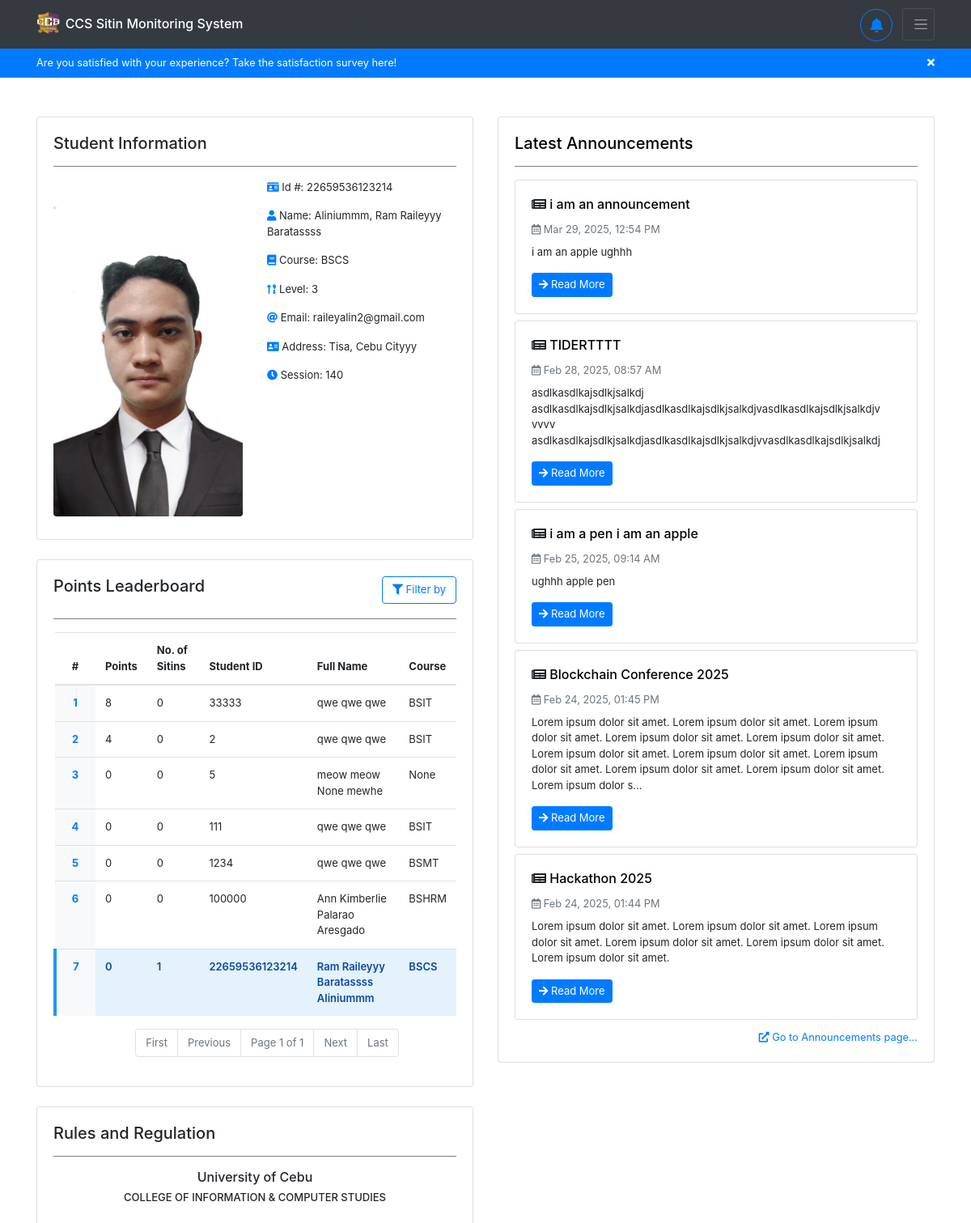
/home/ (signed in, upper part), run on an earlier commit of the app's database.
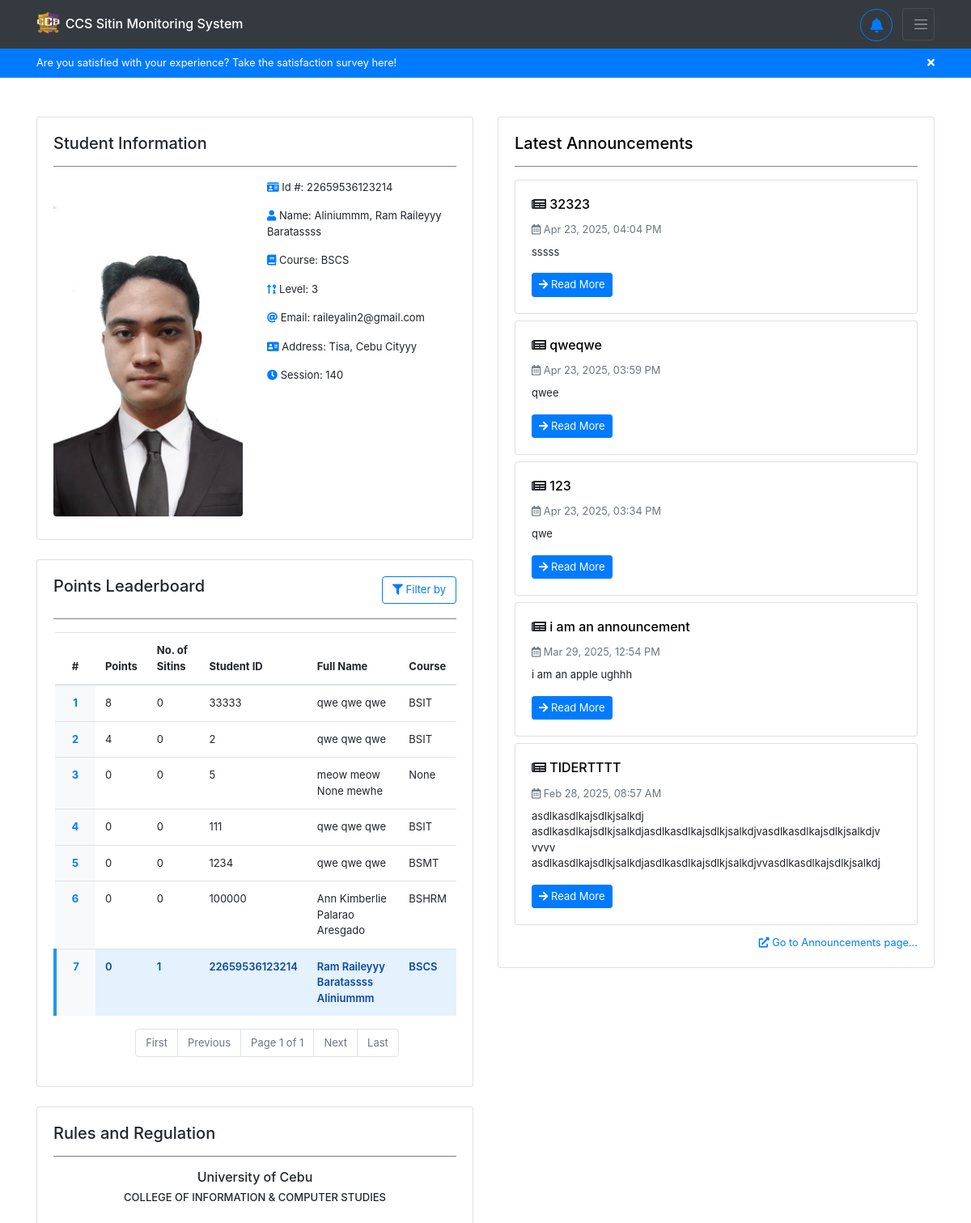
And on a later commit of the database.
### backend/models.py (models this page shows, shortened)
class Registration(models.Model):
    idno = models.IntegerField(primary_key=True)
    lastname = models.CharField(max_length=80, null=True, blank=True)
    firstname = models.CharField(max_length=80, null=True, blank=True)
    middlename = models.CharField(max_length=80, null=True, blank=True)
    course = models.CharField(max_length=80, choices=COURSE_CHOICES, null=True, blank=True)
    level = models.IntegerField(null=True, choices=LEVEL_CHOICES, blank=True)
    email = models.EmailField(max_length=80, null=True, blank=True)
    address = models.CharField(max_length=255, null=True, blank=True)
    sessions = models.IntegerField(default=30, null=True, blank=True)
    points = models.IntegerField(default=0, null=True, blank=True)
    sitins_count = models.IntegerField(default=0, null=True, blank=True)
    profilepicture_og = models.ImageField(upload_to="profiles/", default="profiles/default.jpg", blank=True, null=True)
    profilepicture_lg = models.ImageField(upload_to="profiles/", default="profiles/default_lg.jpg", blank=True, null=True)
    profilepicture_md = models.ImageField(upload_to="profiles/", default="profiles/default_md.jpg", blank=True, null=True)
    profilepicture_sm = models.ImageField(upload_to="profiles/", default="profiles/default_sm.jpg", blank=True, null=True)
    study_load = models.FileField(upload_to="schedules/", blank=True, null=True)
    profiledescription = models.TextField(blank=True, null=True)
    username = models.OneToOneField(User, on_delete=models.CASCADE)

class Announcement(models.Model):
    title = models.CharField(max_length=255, blank=True, null=True)
    content = models.TextField(blank=True, null=True)
    image = models.ImageField(upload_to="announcements/", default="announcements/announcement.jpg", blank=True, null=True)
    date = models.DateTimeField(auto_now_add=True)
    updated_at = models.DateTimeField(auto_now=True)
    superuser = models.ForeignKey(User, on_delete=models.CASCADE, limit_choices_to={'is_superuser': True})

### backend/views.py (the view)
# urls.py: path('home/', views.home, name='user-home'),
@login_required
def home(request):
    if request.user.is_authenticated:
        reg = Registration.objects.get(username=request.user)
        announcements = Announcement.objects.all().order_by('-date')[:5]
        students_leaderboard = Registration.objects.all().select_related('username').order_by('-points')
        is_top_performing = request.GET.get('is_top_performing')
        if is_top_performing == 'False':
            students_leaderboard = students_leaderboard.order_by('-sitins_count')
        else:
            print('some kinda problem in the html?')
        paginator = Paginator(students_leaderboard, 10)
        page_number = request.GET.get('page')
        page_obj = paginator.get_page(page_number)
        return render(request, 'backend/pages/home.html', context={ 'registration': reg, 'announcements': announcements, 'students_leaderboard': page_obj })
    return redirect('/')

### backend/templatetags/custom_filters.py (called while the page is built)
@register.filter
def time_ago(value):
    if not value:
        return ""
    now = timezone.localtime(timezone.now())
    value = timezone.localtime(value)
    diff = now - value
    seconds = diff.total_seconds()
    if seconds < 60:
        return f"{int(seconds)} seconds ago"
    elif seconds < 3600:
        minutes = int(seconds / 60)
        return f"{minutes} minute{'s' if minutes != 1 else ''} ago"
    elif seconds < 86400:
        hours = int(seconds / 3600)
        return f"{hours} hour{'s' if hours != 1 else ''} ago"
    else:
        return value.strftime("%b %d, %Y, %I:%M %p ")  # Fallback to date if > 1 day

### backend/templates/backend/pages/home.html (shortened to what the changed rows need)
{% extends 'backend/base.html' %}
{% load static %}
{% load custom_filters %}
{% block content %}
<div class="container mt-5" id="home-container">
    <div class="row">
        <div class="col-lg-6 col-md-12">
            <div class="row">
                <div class="col-12 mb-4">
                    <div class="card">
                        <div class="card-body student-info-card">
                            <div class="row">
                                <div class="col-md-6 col-12 mb-2 d-flex justify-content-center">
                                    <div>
                                        <img
                                        src="{% if registration.profilepicture_md and registration.profilepicture_md.url %}{{ registration.profilepicture_md.url }}{% else %}{% static 'backend/images/default-avatar.jpg' %}{% endif %}"
                                        alt="profile picture" class="img-fluid rounded" />
                                    </div>
                                </div>
                                <div class="col-md-6 col-12">
                                    <p>
                                        <i class="fas fa-id-card"></i> Id #: {% if registration.idno%}{{ registration.idno }}{% else %}N/A{% endif %}
                                    </p>
                                    <p>
                                        <i class="fas fa-user"></i> Name:
                                        {% if registration.lastname or registration.firstname or registration.middlename %}
                                            {{ registration.lastname|default:'' }}{% if registration.lastname and registration.firstname %}, {% endif %}
                                            {{ registration.firstname|default:'' }}
                                            {{ registration.middlename|default:'' }}
                                        {% else %}
                                            N/A
                                        {% endif %}
                                    </p>
                                    <p>
                                        <i class="fas fa-book"></i> Course: {% if registration.course %}{{ registration.course }}{% else%}N/A{% endif %}
                                    </p>
                                    <p>
                                        <i class="fas fa-sort-numeric-up-alt"></i> Level: {% if registration.level %}{{ registration.level }}{% else %}N/A{%endif %}
                                    </p>
                                    <p>
                                        <i class="fas fa-at"></i> Email: {% if registration.email%}{{ registration.email }}{% else %}N/A{% endif %}
                                    </p>
                                    <p>
                                        <i class="fas fa-address-card"></i> Address: {% if registration.address %}{{ registration.address }}{% else%}N/A{% endif %}
                                    </p>
                                    <p>
                                        <i class="fas fa-clock"></i> Session: {% if registration.sessions %}{{ registration.sessions }}{% else%}N/A{% endif %}
                                    </p>
                                </div>
                            </div>
                        </div>
                    </div>
                </div>
                <div class="col-12 mb-4">
                    <div class="card shadow">
                        <div class="card-body">
                            <div class="table-responsive">
                                <table class="table">
                                    <thead>
                                        <tr>
                                            <th class="text-center" style="width: 50px;">#</th>
                                            <th>Points</th>
                                            <th>No. of Sitins</th>
                                            <th>Student ID</th>
                                            <th>Full Name</th>
                                            <th>Course</th>
                                        </tr>
                                    </thead>
                                    <tbody>
                                        {% for user in students_leaderboard %}
                                        <tr
                                            {% if request.user.id == user.username.id %}
                                            class="highlight"
                                            {% endif %}
                                            >
                                            <td class="text-center font-weight-bold text-primary" style="background-color: #f8f9fa;">{{ forloop.counter }}</td>
                                            <td>{{ user.points }}</td>
                                            <td>{{ user.sitins_count }}</td>
                                            <td>{{ user.idno }}</td>
                                            <td>{{ user.firstname }} {{ user.middlename }} {{ user.lastname }}</td>
                                            <td>{{ user.course }}</td>
                                        </tr>
                                        {% empty %}
                                        <tr>
                                            <td colspan="6" class="text-center text-muted">No leaderboard data available</td>
                                        </tr>
                                        {% endfor %}
                                    </tbody>
                                </table>
                            </div>
                        </div>
                    </div>
                </div>
            </div>
        </div>
        <div class="col-lg-6 col-md-12">
            <div class="row">
                <div class="col-12 mb-4">
                    <div class="card shadow">
                        <div class="card-body">
                            {% for announcement in announcements %}
                            <div class="card mb-2 border-left-primary shadow-sm">
                                <div class="card-body">
                                    <h6>
                                        <i class="fas fa-newspaper"></i>
                                        <a href="{% url 'user-announcement' announcement.id %}" style="color: black;">{{ announcement.title }}</a>
                                    </h6>
                                    <small class="text-muted">
                                        <i class="far fa-calendar-alt"></i> {{ announcement.date|time_ago }}
                                    </small>
                                    <p class="mt-2">{{ announcement.content|truncatechars:"300" }}</p>
                                    <a href="{% url 'user-announcement' announcement.id %}" class="btn btn-sm btn-primary">
                                        <i class="fas fa-arrow-right"></i> Read More
                                    </a>
                                </div>
                            </div>
                            {% empty %}
                            <p class="text-center text-muted">No announcements available.</p>
                            {% endfor %}
                        </div>
                    </div>
                </div>
            </div>
        </div>
    </div>
</div>
{% endblock %}

What changed in the data, as far as the page shows it:
no longer on this page (row unchanged): Announcement: title "i am a pen i am an apple", date "Feb 25, 2025, 09:14 AM", content "ughhh apple pen"
no longer on this page (row unchanged): Announcement: title "Blockchain Conference 2025", date "Feb 24, 2025, 01:45 PM", content "Lorem ipsum dolor sit amet. Lorem ipsum dolor sit amet. Lorem ipsum dolor sit amet. Lorem ipsum dolor sit amet. Lorem ipsum dolor sit amet. Lorem ipsum dolor sit amet. Lorem ipsum dolor sit amet. Lorem ipsum dolor sit amet. Lorem ipsum dolor sit amet. Lorem ipsum dolor sit amet. Lorem ipsum dolor s…"
no longer on this page (row unchanged): Announcement: title "Hackathon 2025", date "Feb 24, 2025, 01:44 PM", content "Lorem ipsum dolor sit amet. Lorem ipsum dolor sit amet. Lorem ipsum dolor sit amet. Lorem ipsum dolor sit amet. Lorem ipsum dolor sit amet. Lorem ipsum dolor sit amet."
added Announcement: title "32323", date "Apr 23, 2025, 04:04 PM", content "sssss"
added Announcement: title "qweqwe", date "Apr 23, 2025, 03:59 PM", content "qwee"
added Announcement: title "123", date "Apr 23, 2025, 03:34 PM", content "qwe"
